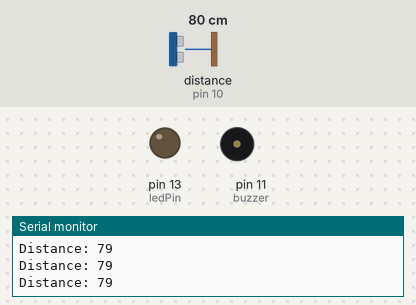
Bench run of a sketch on a simulated Arduino Uno, built with avr-gcc and run on an emulated ATmega328P. Parts: output pins drawn as LEDs (lit = HIGH), buzzer (waves = sounding, pin HIGH), the last lines printed to the serial monitor. Wiring (inferred from the names in the program): ultrasonic range finder: trigger pin 9; echo pin 10. The inputs (shaded band) are chosen by the test bench; at power-on: distance to the obstacle (sensor on pin 10) 80 cm. The echo pulse lasts 58.3 µs per cm; pins used as bus, display or sensor lines are not drawn.

Above: at 1.2 s.
1.3 s: distance to the obstacle (sensor on pin 10) set to 11 cm
2.8 s: distance to the obstacle (sensor on pin 10) set to 8 cm
At 3.4 s:
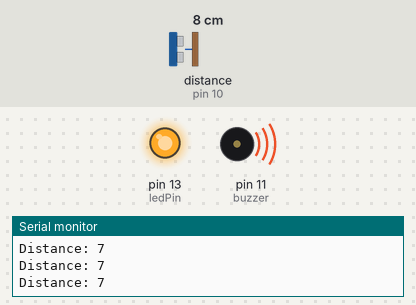
4.3 s: distance to the obstacle (sensor on pin 10) set to 18 cm
At 4.6 s:
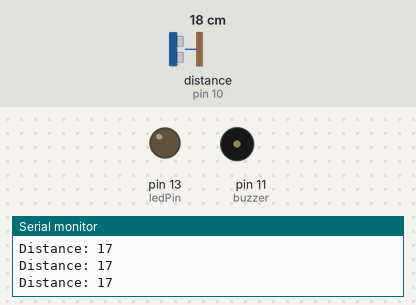
Timing chart, 0 to 7.3 s (numbered marks = the images above; inputs shaded):
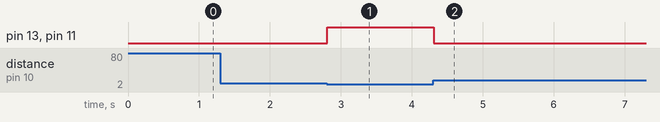

The sketch:

object-detection-alarm-using-ultrasonic-sensor.ino
```cpp
//Object Detection Alarm

// Define pins numbers
const int trigPin = 9;  //Connect Trig pin in Ultrasonic Sensor to Arduino Pin 13
const int echoPin = 10;  //Connect Echo pin in Ultrasonic Sensor to Arduino Pin 13
const int buzzer = 11;   //Connect Positive pin of Buzzer to Arduino Pin 11
const int ledPin = 13;   //Connect Positive pin of LED to Arduino Pin 10

// Define variables
long duration;
int distance;
int safetyDistance;


void setup() {
pinMode(trigPin, OUTPUT); // Sets the trigPin as an Output
pinMode(echoPin, INPUT); // Sets the echoPin as an Input
pinMode(buzzer, OUTPUT);
pinMode(ledPin, OUTPUT);
Serial.begin(9600); // Starts the serial communication
}


void loop() {
// Clears the trigPin
digitalWrite(trigPin, LOW);
delayMicroseconds(2);

// Sets the trigPin on HIGH state for 15 micro seconds
digitalWrite(trigPin, HIGH);
delayMicroseconds(15);
digitalWrite(trigPin, LOW);

// Reads the echoPin, returns the sound wave travel time in microseconds
duration = pulseIn(echoPin, HIGH);

// Calculate the distance
distance= duration*0.034/2;

safetyDistance = distance;
if (safetyDistance <= 8){
  digitalWrite(buzzer, HIGH);
  digitalWrite(ledPin, HIGH);
}
else{
  digitalWrite(buzzer, LOW);
  digitalWrite(ledPin, LOW);
}

// Print the distance on the Serial Monitor
Serial.print("Distance: ");
Serial.println(distance);
}
```

Measured:
- the behaviour switches between 10 and 9 cm on distance to the obstacle (sensor on pin 10) (found by bisection; images 0 and 1)
- after the input at 2.8 s, pin 13 (ledPin), pin 11 (buzzer): LOW → HIGH at once
- after the input at 4.3 s, pin 13 (ledPin), pin 11 (buzzer): HIGH → LOW at once
